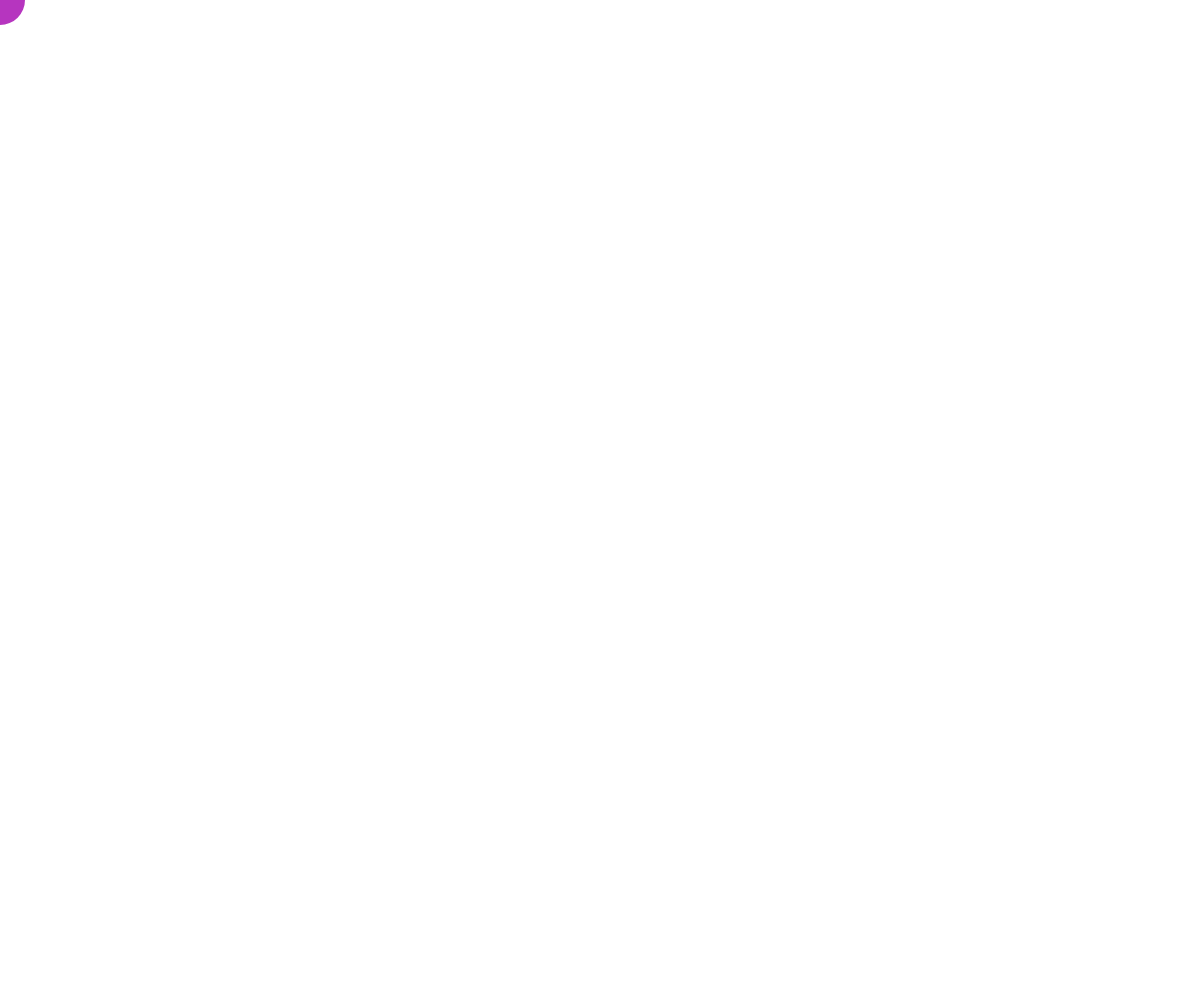
Frame 1 (no input)
Frame 60 (no input): identical to frame 1, image omitted
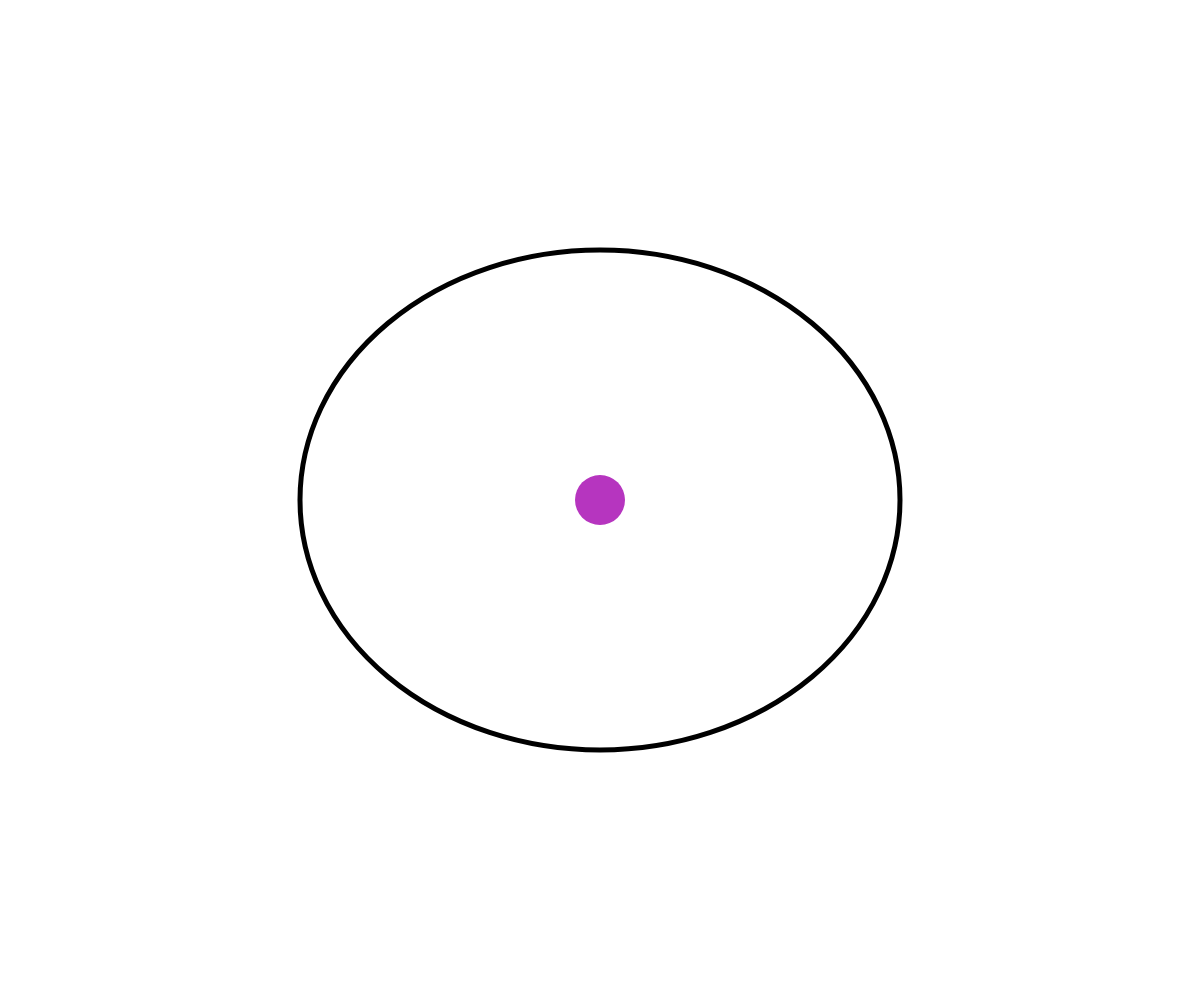
Frame 120 (the mouse pressed at the canvas centre since frame 60)

The p5.js sketch that drew these frames (run headless with seeded random() and noise() and a simulated clock; from frame 60 on, the mouse is pressed at the canvas centre):

// p5.js sketch
// ── sketch.js
// declare variables for
// circle x/y and red, green, blue
let circleX;
let circleY;
let r, g, b;

function setup() {
  createCanvas(windowWidth, windowHeight);

  // generate a random color for the circle
  r = random(0, 255);
  g = random(0, 255);
  b = random(0, 255);

}

function draw() {
  background(255);
  noStroke();
  // fill the circle
  fill(r, g, b);
  // set the variables to 
  // the mouse x/y position
  circleX = mouseX;
  circleY = mouseY;
  // draw our circle
  ellipse(circleX, circleY, 50, 50);

  // draw an empty circle in the center
  // that changes size and shape
  // based on the mouse position
  noFill();
  stroke(0);
  strokeWeight(5);
  ellipse(width / 2, height / 2, mouseX, mouseY);

}
